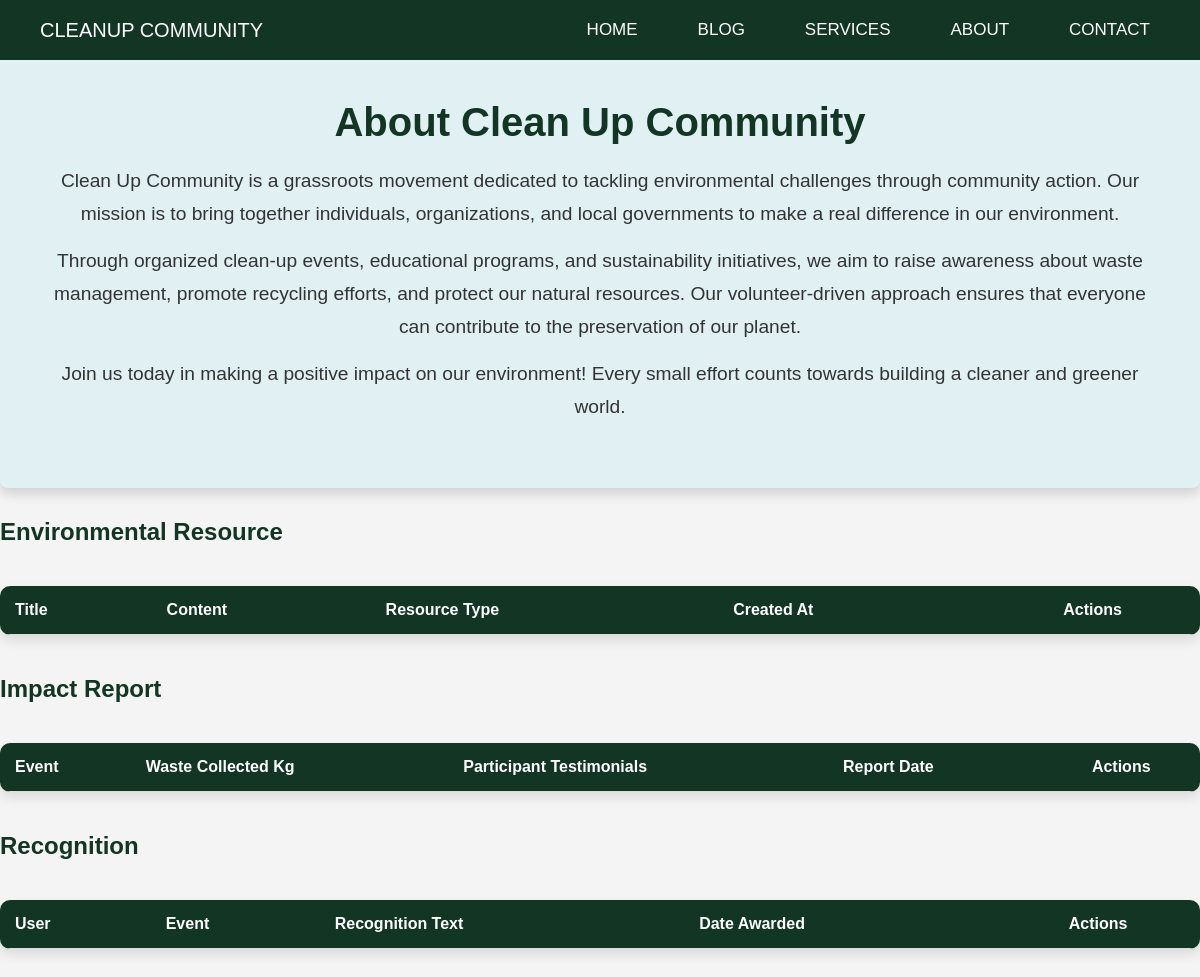
Page /about/ on the earlier database version.
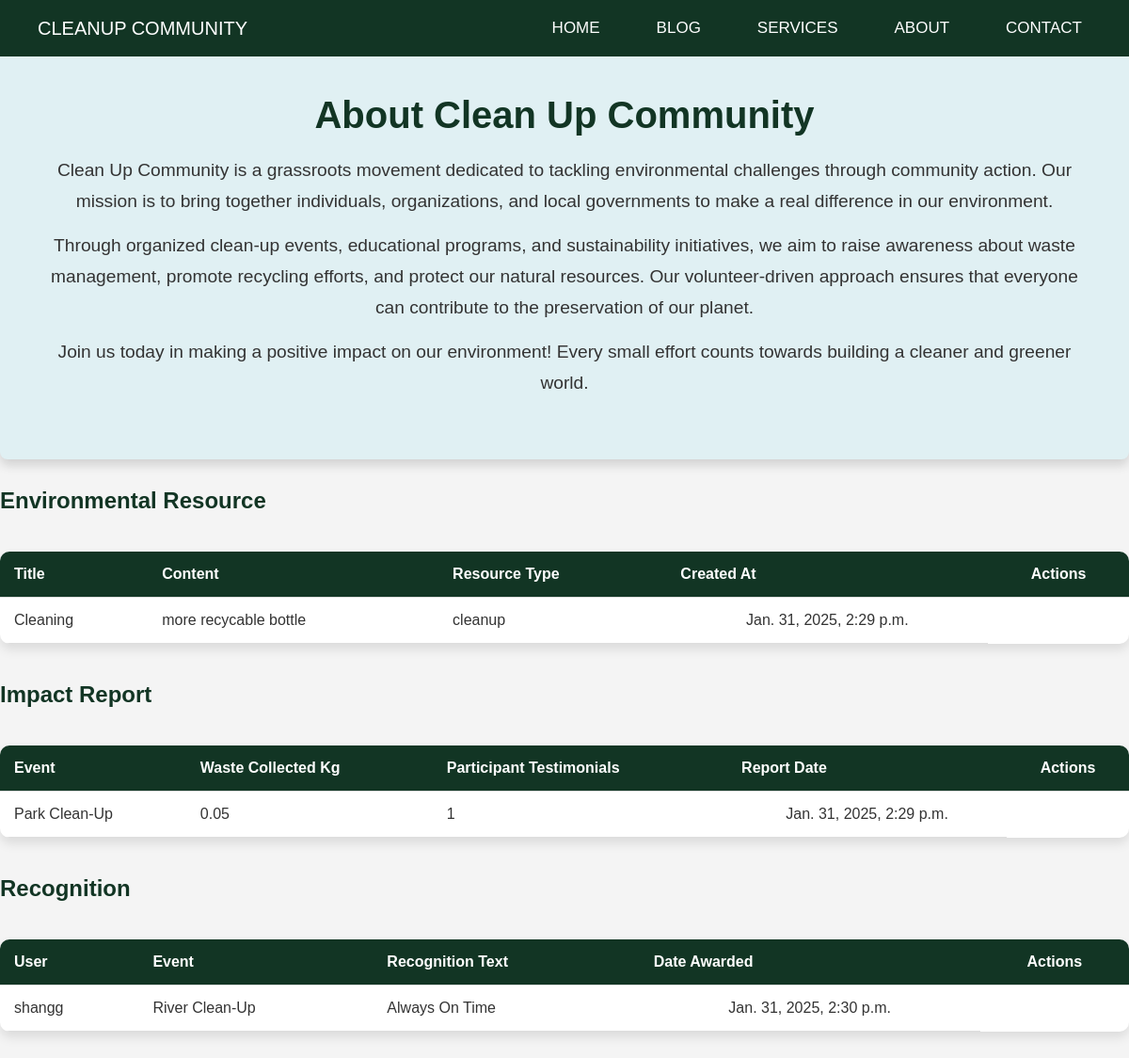
Same page on the later database version.
### app/models.py (models this page shows, shortened)
class EnvironmentalResource(models.Model):
    title = models.CharField(max_length=100)
    content = models.TextField()
    resource_type = models.CharField(max_length=50, choices=[('safety', 'Safety'), ('cleanup', 'Cleanup Tips'), ('environmental', 'Environmental Best Practices')])
    created_at = models.DateTimeField(auto_now_add=True)

class ImpactReport(models.Model):
    event = models.ForeignKey(Event, on_delete=models.CASCADE, related_name="impact_reports")
    waste_collected_kg = models.DecimalField(max_digits=6, decimal_places=2)
    participant_testimonials = models.TextField()
    report_date = models.DateTimeField(auto_now_add=True)

class Event(models.Model):
    title = models.CharField(max_length=100)
    description = models.TextField(max_length =300)
    location = models.CharField(max_length=255)
    event_date = models.DateField()
    start_time = models.TimeField()
    end_time = models.TimeField()
    max_volunteers = models.IntegerField()
    def __str__(self):
        return self.title

class Recognition(models.Model):
    user = models.ForeignKey(User, on_delete=models.CASCADE, related_name="recognitions")
    event = models.ForeignKey(Event, on_delete=models.CASCADE)
    recognition_text = models.TextField(help_text="Reason for recognition, e.g., standout volunteer")
    date_awarded = models.DateTimeField(auto_now_add=True)

class User(models.Model):
    name = models.CharField(max_length=100)
    email = models.EmailField(unique=True)
    password = models.CharField(max_length=128)
    join_date = models.DateTimeField(auto_now_add=True)
    def __str__(self):
        return self.name

### app/views.py (the view)
# urls.py: path('about/', AboutpageView.as_view(), name='about'),
class AboutpageView(TemplateView):
    template_name = 'app/about.html'
    def get_context_data(self, **kwargs):
        context = super().get_context_data(**kwargs)
        user = None
        volunteerregistration = None
        if 'user_id' in self.request.session:
            try:
                user = User.objects.get(id=self.request.session['user_id'])
                volunteerregistration = VolunteerRegistration.objects.filter(user=user)  # Get health goals for the user
            except User.DoesNotExist:
                messages.error(self.request, "User not found.")
        context['user'] = user
        context['volunteerregistration'] = volunteerregistration
        context['event'] = Event.objects.all()
        context['environmentalresource'] = EnvironmentalResource.objects.all()
        context['impactreport'] = ImpactReport.objects.all()
        context['recognition'] = Recognition.objects.all()
        context['user_count'] = User.objects.count()
        context['event'] = Event.objects.count()
        context['volunteerregistration_count'] = VolunteerRegistration.objects.count()
        context['environmentalresource_count'] = EnvironmentalResource.objects.count()
        context['impactreport_count'] = ImpactReport.objects.count()
        context['recognition_count'] = Recognition.objects.count()
        return context

### app/templates/app/about.html (shortened to what this page needs)
<!DOCTYPE html>
{% load static %}
{% include 'app/navbar.html' %}
{% block content %}
<html lang="en">
<head>
    <link href="https://cdn.jsdelivr.net/npm/remixicon@3.2.0/fonts/remixicon.css" rel="stylesheet">
    <link rel="stylesheet" href="{% static '/css/about.css' %}">
</head>
<body>
    <div class="about-section">
        <h1>About Clean Up Community</h1>
        <p>
            Clean Up Community is a grassroots movement dedicated to tackling environmental challenges through community action. Our mission is to bring together individuals, organizations, and local governments to make a real difference in our environment.
        </p>
        <p>
            Through organized clean-up events, educational programs, and sustainability initiatives, we aim to raise awareness about waste management, promote recycling efforts, and protect our natural resources. Our volunteer-driven approach ensures that everyone can contribute to the preservation of our planet.
        </p>
        <p>
            Join us today in making a positive impact on our environment! Every small effort counts towards building a cleaner and greener world.
        </p>
    </div>
    <h2>Environmental Resource</h2>
    <table>
        <thead>
        <tr>
            <th>Title</th>
            <th>Content</th>
            <th>Resource Type</th>
            <th>Created At</th>
            <th>Actions</th>
        </tr>
        </thead>
        <tbody id="environmentalresourceTableBody">
            {% for environmentalresource in environmentalresource %}
        <tr>
            <td>{{ environmentalresource.title }}</td>
            <td>{{ environmentalresource.content }}</td>
            <td>{{ environmentalresource.resource_type }}</td>
            <td>{{ environmentalresource.created_at }}</td>
        </tr>
        {% endfor %}
        </tbody>
    </table>
    <h2>Impact Report</h2>
    <table>
        <thead>
        <tr>
            <th>Event</th>
            <th>Waste Collected Kg</th>
            <th>Participant Testimonials</th>
            <th>Report Date</th>
            <th>Actions</th>
        </tr>
        </thead>
        <tbody id="impactreportTableBody">
            {% for impactreport in impactreport %}
        <tr>
            <td>{{ impactreport.event }}</td>
            <td>{{ impactreport.waste_collected_kg }}</td>
            <td>{{ impactreport.participant_testimonials }}</td>
            <td>{{ impactreport.report_date }}</td>
        </tr>
        {% endfor %}
        </tbody>
    </table>
    <h2>Recognition</h2>
    <table>
        <thead>
        <tr>
            <th>User</th>
            <th>Event</th>
            <th>Recognition Text</th>
            <th>Date Awarded</th>
            <th>Actions</th>
        </tr>
        </thead>
        <tbody id="recognitionTableBody">
            {% for recognition in recognition %}
        <tr>
            <td>{{ recognition.user }}</td>
            <td>{{ recognition.event }}</td>
            <td>{{ recognition.recognition_text }}</td>
            <td>{{ recognition.date_awarded }}</td>
        </tr>
        {% endfor %}
        </tbody>
    </table>
{% endblock content %}
</body>
</html>

### app/templates/app/navbar.html (shortened to what this page needs)
{% load static %}
<link rel="stylesheet" href="{% static 'css/navbar.css' %}">
<link href="https://cdn.jsdelivr.net/npm/remixicon@3.2.0/fonts/remixicon.css" rel="stylesheet">
<nav class="navbar">
    <a href="/" class="site-logo">Cleanup Community</a>
    <ul class="nav-links">
        <li><a href="/home">HOME</a></li>
        <li><a href= "/blog">BLOG</a></li>
        <li><a href="{% url 'services' %}">SERVICES</a></li>
        <li><a href="/about">ABOUT</a></li>
        <li><a href="/contact">CONTACT</a></li>
    </ul>
</nav>

### static/css/navbar.css (style rules this page uses)
* { padding: 0; margin: 0; text-decoration: none; list-style: none; box-sizing: border-box; }
body { font-family: Montserrat, sans-serif; background-color: #f4f4f4; }
.navbar { background: #123524; height: 60px; width: 100%; position: fixed; top: 0; left: 0; z-index: 1000; display: flex; align-items: center; justify-content: space-between; padding: 0 20px; }
.site-logo { color: white; font-size: 20px; line-height: 50px; padding: 0 20px; text-transform: uppercase; text-decoration: none; }
.nav-links { display: flex; align-items: center; }
.nav-links li { margin: 0 15px; }
.nav-links li a { color: white; font-size: 17px; padding: 10px 15px; border-radius: 5px; text-transform: uppercase; transition: background 0.3s ease, transform 0.3s ease; }

### static/css/about.css (style rules this page uses)
body { font-family: Arial, sans-serif; margin: 0; padding: 0; background-color: #f4f4f4; color: #333; }
h1, h2 { color: #123524; font-weight: bold; margin-bottom: 25px; }
p { font-size: 1.3rem; line-height: 1.7; color: #333; }
.about-section { background-color: #e0f0f3; padding: 50px; margin: 50px 0 30px 0; border-radius: 8px; box-shadow: 0 6px 12px rgba(0, 0, 0, 0.15); text-align: center; }
.about-section h1 { font-size: 2.5rem; margin-bottom: 20px; }
.about-section p { font-size: 1.2rem; margin-bottom: 15px; }
table { width: 100%; border-collapse: collapse; margin: 40px 0 40px 0; background-color: white; box-shadow: 0 6px 12px rgba(0, 0, 0, 0.1); border-radius: 10px; overflow: hidden; }
table th, table td { padding: 15px; text-align: left; border-bottom: 1px solid #ddd; }
table th { background-color: #123524; color: white; font-weight: bold; }
table th:last-child, table td:last-child { text-align: center; }

Differences in the rows shown:
added EnvironmentalResource: title "Cleaning", content "more recycable bottle", resource_type "cleanup", created_at "Jan. 31, 2025, 2:29 p.m."
added ImpactReport: event "Park Clean-Up", waste_collected_kg "0.05", participant_testimonials "1", report_date "Jan. 31, 2025, 2:29 p.m."
added Recognition: user "shangg", event "River Clean-Up", recognition_text "Always On Time", date_awarded "Jan. 31, 2025, 2:30 p.m."
